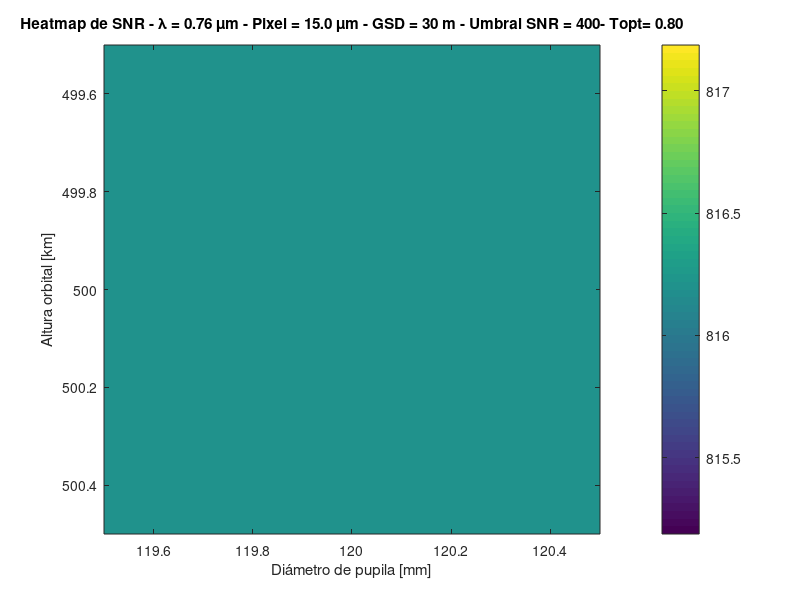

Recreate this plot in MATLAB. (Note: this script raises an error after producing the figure.)
%% === Parámetros configurables ===
pixel_size = 15e-6;         % Tamaño de píxel en metros (d_x = d_y)
GSD = 30;                   % Ground Sampling Distance en metros
r_obs = 0.3;
% === Constantes físicas ===
h = 6.626e-34;              % Constante de Planck (J·s)
c = 3e8;                    % Velocidad de la luz (m/s)
lambda_c = 0.76e-6;         % Longitud de onda central (m) (más restrictiva O2 A-band)
bandwidth_m = 20e-3;        % Ancho de banda espectral Δλ (20 nm)
eta = 0.8;                  % Eficiencia cuántica
tau = 0.8;                  % Transmisión óptica del sistema
TDI = 1;                    % Número de etapas TDI
rad_ref = 100;              % Radiancia de referencia [W/(m²·sr·µm)]

% === Ruidos del sistema   (en e⁻ RMS) ===
Ndark   = 50;   % Ruido térmico alto por mal enfriamiento
Nread   = 100;  % Sistema de lectura básico o rápido
Npreamp = 5;    % Electrónica con ganancia moderada
Nvideo  = 10;   % Línea de vídeo sin filtrado
Njitter = 5;    % Plataforma con jitter notable
Nemc    = 5;    % Alta interferencia electromagnética
Nquant  = 2;    % ADC de baja resolución
Nnonlin = 2;    % Mala calibración o no linealidad no compensada

%% === Rango de variables ===
altitudes = 500;     % en km
diameters = 120;     % en mm


%% === Inicialización ===
SNR_table = zeros(length(altitudes), length(diameters));

for i = 1:length(altitudes)
    h_orb = altitudes(i) * 1e3;  % convertir a metros
    
    % Focal length basado en GSD, altura y pixel size
    focal_length = (pixel_size * h_orb) / GSD;

    % Velocidad sobre el suelo
    v_orb = sqrt(3.986e14 / (6371e3 + h_orb));
    
    % Tiempo de integración
    integration_time = GSD / v_orb;

    for j = 1:length(diameters)
        D = diameters(j) / 1000;     % Diámetro de la pupila en metros

        % Irradiancia en el detector (W/m²)
        irradiance = (pi * tau * bandwidth_m * rad_ref) / (1 + 4 * (focal_length /sqrt(D^2*(1-r_obs^2)))^2);

        % Área del píxel
        pixel_area = pixel_size^2;

        % Cálculo de Ne (electrones generados)
        Ne = (irradiance * pixel_area * eta * lambda_c * TDI * integration_time) / (h * c);

        % Ruido total
        N_total = sqrt(Ndark^2 + Nread^2 + Npreamp^2 + Nvideo^2 + ...
                       Njitter^2 + Nemc^2 + Nquant^2 + Nnonlin^2 + Ne);

        % SNR
        SNR = Ne / N_total;
        SNR_table(i,j) = SNR;
    end
end

%% === Crear copia para visualización ===
SNR_visual = SNR_table;
% Poner NaN en valores menores a 400 para que aparezcan en blanco
SNR_visual(SNR_visual < 400) = NaN;



%% === Crear el heatmap ===
figure('Position', [100, 100, 900, 700]);
h = imagesc(diameters, altitudes, SNR_visual);
colorbar;
title(sprintf('Heatmap de SNR - \\lambda = %.2f \\mum - Pixel = %.1f \\mum - GSD = %d m - Umbral SNR = 400- Topt= %.2f', lambda_c*1e6, pixel_size*1e6, GSD, tau));
xlabel('Diámetro de pupila [mm]');
ylabel('Altura orbital [km]');
colormap('parula');
set(gca, 'YDir', 'normal');
set(gca, 'Color', 'white'); % Fondo blanco para valores NaN

% Eliminar valores NaN del colormap
cmap = colormap;
cmap(1,:) = [1 1 1]; % Primer color (blanco) para NaN
colormap(cmap);

% Añadir los valores como texto en blanco, sólo para SNR ≥ 400
[X, Y] = meshgrid(diameters, altitudes);
for i = 1:length(altitudes)
    for j = 1:length(diameters)
        % Solo mostrar texto para valores mayores o iguales a 400
        if SNR_table(i, j) >= 400
            %text(X(i,j), Y(i,j), sprintf('%.0f', SNR_table(i,j)), ...
             %   'HorizontalAlignment', 'center', ...
              %  'VerticalAlignment', 'middle', ...
               % 'Color', 'white', ...
                %'FontWeight', 'bold');
        end
    end
end

%% === Crear archivo de resumen txt ===
fileID = fopen('resumen_SNR.txt','w');

% === Escribir encabezado con parámetros iniciales ===
fprintf(fileID, '=== RESUMEN DE SIMULACIÓN DE SNR ===\n\n');

fprintf(fileID, '>> Parámetros iniciales:\n');
fprintf(fileID, '  - Tamaño de píxel        : %.2f µm\n', pixel_size * 1e6);
fprintf(fileID, '  - GSD                    : %.1f m\n', GSD);
fprintf(fileID, '  - Longitud de onda       : %.3f µm\n', lambda_c * 1e6);
fprintf(fileID, '  - Ancho de banda         : %.3f µm\n', bandwidth_m);
fprintf(fileID, '  - Eficiencia cuántica    : %.2f\n', eta);
fprintf(fileID, '  - Tipo de telescopio     : Refractivo\n');
fprintf(fileID, '  - Transmisión óptica     : %.2f\n', tau);
fprintf(fileID, '  - TDI                    : %d\n', TDI);
fprintf(fileID, '  - Radiancia de referencia: %.1f W/m²·sr·µm\n', rad_ref);



fprintf(fileID, '>> Ruidos (caso peor):\n');
fprintf(fileID, '  - Ndark   = %d e⁻ RMS\n', Ndark);
fprintf(fileID, '  - Nread   = %d e⁻ RMS\n', Nread);
fprintf(fileID, '  - Npreamp = %d e⁻ RMS\n', Npreamp);
fprintf(fileID, '  - Nvideo  = %d e⁻ RMS\n', Nvideo);
fprintf(fileID, '  - Njitter = %d e⁻ RMS\n', Njitter);
fprintf(fileID, '  - Nemc    = %d e⁻ RMS\n', Nemc);
fprintf(fileID, '  - Nquant  = %d e⁻ RMS\n', Nquant);
fprintf(fileID, '  - Nnonlin = %.1f e⁻ RMS\n\n', Nnonlin);

% === Escribir tabla de SNR ===
fprintf(fileID, '>> Tabla de SNR (Altitud [km] en columnas, Diámetro [mm] en filas):\n');

% Imprimir encabezado con las altitudes como columnas
fprintf(fileID, '  D \\ h');
for i = 1:length(altitudes)
    fprintf(fileID, '%7d', altitudes(i));
end
fprintf(fileID, '\n');

% Imprimir los valores de SNR para cada combinación de diámetro y altitud
for j = 1:length(diameters)
    fprintf(fileID, '%7.1f', diameters(j));
    for i = 1:length(altitudes)
        fprintf(fileID, '%7.0f', SNR_table(i, j));
    end
    fprintf(fileID, '\n');
end

fclose(fileID);

disp('Archivo resumen_SNR.txt generado con éxito.');


%% TABLA

% Verificar dimensiones
[rows, cols] = size(SNR_table);
fprintf('Matriz SNR: %d filas x %d columnas\n', rows, cols);
fprintf('Alturas: %d elementos\n', length(altitudes));
fprintf('Diámetros: %d elementos\n', length(diameters));

% Crear nombres de variables válidos para la tabla
alt_names = cell(1, length(altitudes));
for i = 1:length(altitudes)
    alt_names{i} = sprintf('Alt_%d', altitudes(i));
end

diam_names = cell(1, length(diameters));
for i = 1:length(diameters)
    diam_names{i} = sprintf('Diam_%d', diameters(i));
end

% Crear tabla con los resultados (asegurando que las dimensiones coincidan)
if rows == length(altitudes) && cols == length(diameters)
    % La matriz está orientada como [alturas, diámetros]
    SNR_table_data = array2table(SNR_table, 'VariableNames', diam_names);
    SNR_table_data.Properties.RowNames = alt_names;
else
    % La matriz podría estar transpuesta, verificar y ajustar
    SNR_table_data = array2table(SNR_table', 'VariableNames', alt_names);
    SNR_table_data.Properties.RowNames = diam_names;
end

% Mostrar la tabla en una figura separada
fig_table = figure('Name', 'Tabla de SNR', 'Position', [150, 150, 800, 600]);
uit = uitable(fig_table);
uit.Data = SNR_table_data{:,:};
uit.ColumnName = SNR_table_data.Properties.VariableNames;
uit.RowName = SNR_table_data.Properties.RowNames;
uit.Position = [20 20 760 560];
uit.ColumnWidth = {50};

% Exportar tabla a formato Excel
writetable(SNR_table_data, 'SNR_resultados.xlsx', 'WriteRowNames', true);
disp('Tabla de resultados exportada a SNR_resultados.xlsx');
